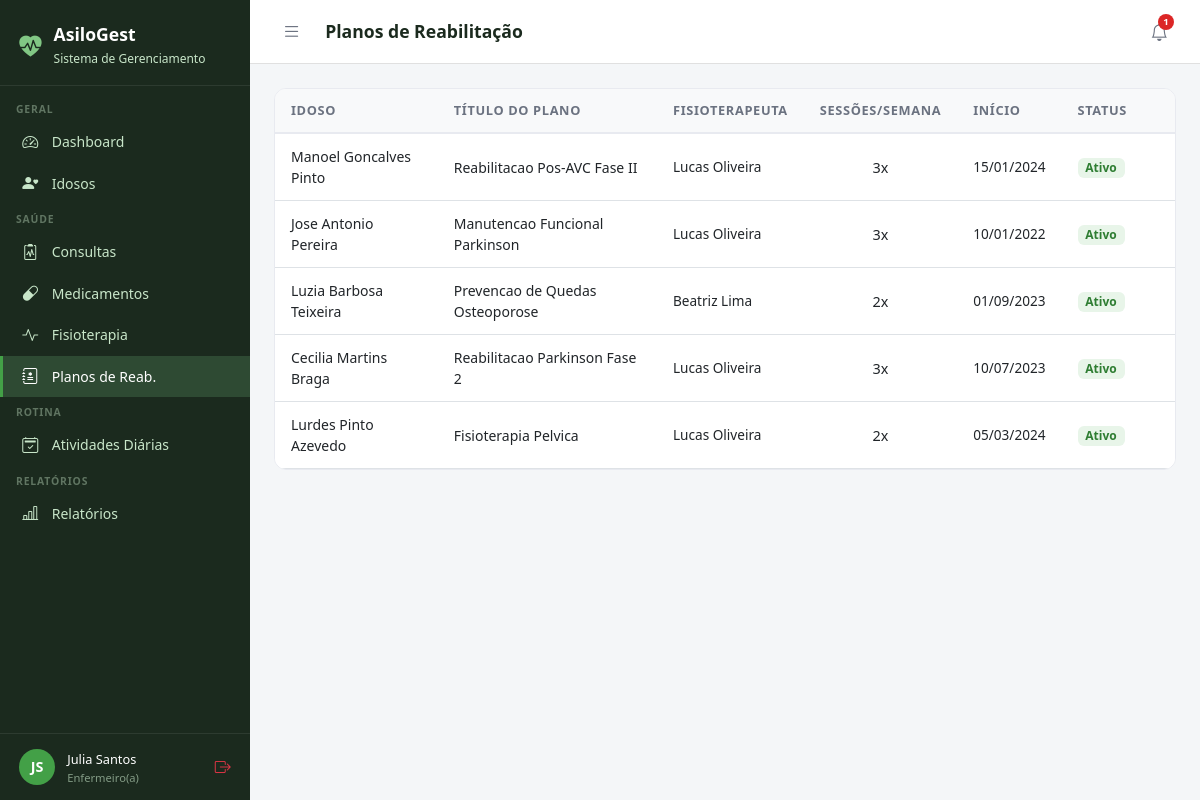
Screenshot of /fisioterapia/planos/ (signed in) with the database file from the repository.
### core/models.py (models this page shows, shortened)
class Usuario(AbstractUser):
    PERFIL_CHOICES = [
        ('administrador', 'Administrador'),
        ('medico', 'Médico'),
        ('fisioterapeuta', 'Fisioterapeuta'),
        ('enfermeiro', 'Enfermeiro(a)'),
        ('recepcionista', 'Recepcionista'),
        ('familiar', 'Familiar do Idoso'),
    ]
    perfil = models.CharField(
        max_length=20, choices=PERFIL_CHOICES,
        default='recepcionista', verbose_name='Perfil de Acesso'
    )
    telefone = models.CharField(max_length=15, blank=True, verbose_name='Telefone')
    cpf = models.CharField(max_length=14, unique=True, null=True, blank=True, verbose_name='CPF')
    foto = models.ImageField(upload_to='usuarios/', blank=True, null=True, verbose_name='Foto')
    data_nascimento = models.DateField(null=True, blank=True, verbose_name='Data de Nascimento')
    especialidade = models.CharField(
        max_length=100, blank=True, verbose_name='Especialidade',
        help_text='Preencha para Médico ou Fisioterapeuta'
    )
    data_admissao = models.DateField(null=True, blank=True, verbose_name='Data de Admissão')
    primeiro_acesso = models.BooleanField(
        default=True, verbose_name='Primeiro Acesso',
        help_text='Usuário deve definir senha no primeiro login'
    )
    ativo = models.BooleanField(default=True, verbose_name='Ativo')
    criado_em = models.DateTimeField(auto_now_add=True)
    class Meta:
        verbose_name = 'Usuário'
        verbose_name_plural = 'Usuários'
        ordering = ['first_name', 'last_name']
    @property
    def is_administrador(self):
        return self.perfil == 'administrador' or self.is_superuser
    @property
    def is_medico(self):
        return self.perfil == 'medico'
    @property
    def is_fisioterapeuta(self):
        return self.perfil == 'fisioterapeuta'
    @property
    def is_enfermeiro(self):
        return self.perfil == 'enfermeiro'
    @property
    def is_recepcionista(self):
        return self.perfil == 'recepcionista'
    @property
    def is_familiar(self):
        return self.perfil == 'familiar'
    @property
    def pode_ver_saude(self):
        return (self.is_administrador or self.is_medico
                or self.is_fisioterapeuta or self.is_enfermeiro)
    @property
    def pode_cadastrar_usuarios(self):
        return self.is_administrador or self.is_recepcionista
    @property
    def pode_administrar(self):
        return self.is_administrador

### fisioterapia/models.py (models this page shows, shortened)
class PlanoReabilitacao(models.Model):
    idoso = models.ForeignKey(
        Idoso, on_delete=models.CASCADE, related_name='planos_reab')
    fisioterapeuta = models.ForeignKey(
        Usuario, on_delete=models.SET_NULL, null=True,
        limit_choices_to={'perfil': 'fisioterapeuta'})
    titulo = models.CharField(max_length=150, verbose_name='Título do Plano')
    objetivo_geral = models.TextField(verbose_name='Objetivo Geral')
    exercicios = models.TextField(verbose_name='Exercícios Prescritos')
    frequencia_semanal = models.IntegerField(default=3, verbose_name='Sessões por Semana')
    data_inicio = models.DateField()
    data_previsao_fim = models.DateField(null=True, blank=True)
    ativo = models.BooleanField(default=True)
    criado_em = models.DateTimeField(auto_now_add=True)
    class Meta:
        verbose_name = 'Plano de Reabilitação'
        verbose_name_plural = 'Planos de Reabilitação'

### idosos/models.py (models this page shows, shortened)
class Idoso(models.Model):
    SEXO_CHOICES = [('M', 'Masculino'), ('F', 'Feminino')]
    TIPO_SANGUINEO = [('A+','A+'),('A-','A-'),('B+','B+'),('B-','B-'),('AB+','AB+'),('AB-','AB-'),('O+','O+'),('O-','O-')]
    STATUS_CHOICES = [('ativo','Ativo'),('inativo','Inativo'),('internado','Internado'),('falecido','Falecido')]
    nome = models.CharField(max_length=150, verbose_name='Nome Completo')
    data_nascimento = models.DateField(verbose_name='Data de Nascimento')
    sexo = models.CharField(max_length=1, choices=SEXO_CHOICES)
    cpf = models.CharField(max_length=14, unique=True, null=True, blank=True)
    rg = models.CharField(max_length=20, blank=True)
    tipo_sanguineo = models.CharField(max_length=3, choices=TIPO_SANGUINEO, blank=True)
    foto = models.ImageField(upload_to='idosos/', blank=True, null=True)
    status = models.CharField(max_length=10, choices=STATUS_CHOICES, default='ativo')
    endereco = models.CharField(max_length=200, blank=True)
    cidade = models.CharField(max_length=100, blank=True)
    estado = models.CharField(max_length=2, blank=True)
    cep = models.CharField(max_length=9, blank=True)
    alergias = models.TextField(blank=True, verbose_name='Alergias')
    condicoes_medicas = models.TextField(blank=True, verbose_name='Condições Médicas')
    observacoes = models.TextField(blank=True, verbose_name='Observações Gerais')
    data_entrada = models.DateField(verbose_name='Data de Entrada')
    numero_quarto = models.CharField(max_length=10, blank=True, verbose_name='Quarto')
    criado_em = models.DateTimeField(auto_now_add=True)
    atualizado_em = models.DateTimeField(auto_now=True)
    class Meta:
        verbose_name = 'Idoso'
        verbose_name_plural = 'Idosos'
        ordering = ['nome']

### fisioterapia/views.py (the view, shortened to what this page needs)
# urls.py: path('planos/', views.planos_lista, name='planos_lista'),
@login_required
def planos_lista(request):
    user = request.user
    if not user.pode_ver_saude:
        messages.error(request, 'Acesso negado.')
        return redirect('dashboard')
    planos = PlanoReabilitacao.objects.select_related('idoso', 'fisioterapeuta').filter(ativo=True)
    return render(request, 'fisioterapia/planos_lista.html', {'planos': planos})

### core/context_processors.py (called while the page is built, shortened)
def notificacoes(request):
    if not request.user.is_authenticated:
        return {}
    user = request.user
    notifs = []
    try:
        if user.is_administrador or user.is_medico or user.is_enfermeiro:
            from medicamentos.models import Medicamento
            from django.db.models import F
            count = Medicamento.objects.filter(
                estoque_atual__lte=F('estoque_minimo'), ativo=True).count()
            if count:
                notifs.append({
                    'tipo': 'danger',
                    'icone': 'capsule-pill',
                    'texto': f'{count} medicamento(s) com estoque baixo',
                    'url': 'medicamentos:lista',
                })
    except Exception:
        pass
    return {
        'notificacoes': notifs,
        'notif_count': len(notifs),
    }

### templates/fisioterapia/planos_lista.html (shortened to what this page needs)
{% extends 'base.html' %}
{% block page_title %}Planos de Reabilitação{% endblock %}
{% block content %}
<div class="table-card">
  <table class="table table-hover">
    <thead>
      <tr><th>Idoso</th><th>Título do Plano</th><th>Fisioterapeuta</th><th>Sessões/Semana</th><th>Início</th><th>Status</th><th></th></tr>
    </thead>
    <tbody>
      {% for p in planos %}
      <tr>
        <td style="font-weight:500;font-size:.875rem;">{{ p.idoso.nome }}</td>
        <td style="font-size:.875rem;">{{ p.titulo }}</td>
        <td style="font-size:.85rem;">{{ p.fisioterapeuta.get_full_name|default:"–" }}</td>
        <td class="text-center">{{ p.frequencia_semanal }}x</td>
        <td style="font-size:.85rem;">{{ p.data_inicio|date:"d/m/Y" }}</td>
        <td>
          {% if p.ativo %}
            <span class="badge" style="background:#E8F5E9;color:#2E7D32;font-size:.75rem;">Ativo</span>
          {% else %}
            <span class="badge" style="background:#FFEBEE;color:#C62828;font-size:.75rem;">Encerrado</span>
          {% endif %}
        </td>
        <td class="text-end">
        </td>
      </tr>
      {% empty %}
      <tr><td colspan="7" class="text-center py-4 text-muted">Nenhum plano de reabilitação cadastrado.</td></tr>
      {% endfor %}
    </tbody>
  </table>
</div>
{% endblock %}

### templates/base.html (shortened to what this page needs)
<!DOCTYPE html>
<html lang="pt-br">
<head>
  <link href="https://cdn.jsdelivr.net/npm/bootstrap@5.3.0/dist/css/bootstrap.min.css" rel="stylesheet">
  <link href="https://cdn.jsdelivr.net/npm/bootstrap-icons@1.11.0/font/bootstrap-icons.css" rel="stylesheet">
</head>
<body>
{% if user.is_authenticated %}
<div id="sidebar">
  <div class="sidebar-brand">
    <i class="bi bi-heart-pulse-fill" style="color:#81C784;font-size:1.4rem;"></i>
    <div>
      <h5 style="margin:0;">AsiloGest</h5>
      <small>Sistema de Gerenciamento</small>
    </div>
  </div>
  <nav class="sidebar-nav">
    <div class="nav-section">Geral</div>
    <a href="{% url 'dashboard' %}" class="sidebar-link {% if request.resolver_match.url_name == 'dashboard' %}active{% endif %}">
      <i class="bi bi-speedometer2"></i> Dashboard
    </a>
    <a href="{% url 'idosos:lista' %}" class="sidebar-link">
      <i class="bi bi-person-heart"></i>
      {% if user.is_familiar %}Meus Familiares{% else %}Idosos{% endif %}
    </a>
    {% if user.pode_ver_saude or user.is_familiar %}
    <div class="nav-section">Saúde</div>
    <a href="{% url 'consultas:lista' %}" class="sidebar-link">
      <i class="bi bi-clipboard2-pulse"></i> Consultas
    </a>
    <a href="{% url 'medicamentos:lista' %}" class="sidebar-link">
      <i class="bi bi-capsule"></i> Medicamentos
    </a>
    <a href="{% url 'fisioterapia:lista' %}" class="sidebar-link">
      <i class="bi bi-activity"></i> Fisioterapia
    </a>
    {% if user.pode_ver_saude and not user.is_familiar %}
    <a href="{% url 'fisioterapia:planos_lista' %}" class="sidebar-link">
      <i class="bi bi-journal-medical"></i> Planos de Reab.
    </a>
    {% endif %}
    {% endif %}
    <div class="nav-section">Rotina</div>
    <a href="{% url 'atividades:lista' %}" class="sidebar-link">
      <i class="bi bi-calendar2-check"></i> Atividades Diárias
    </a>
    {% if user.pode_ver_saude or user.pode_administrar %}
    <div class="nav-section">Relatórios</div>
    <a href="{% url 'relatorios:lista' %}" class="sidebar-link">
      <i class="bi bi-bar-chart-line"></i> Relatórios
    </a>
    {% endif %}
  </nav>
  <div class="sidebar-user">
    <div class="avatar">{{ user.first_name|first|upper }}{{ user.last_name|first|upper }}</div>
    <div class="info" style="min-width:0;flex:1;">
      <span>{{ user.get_full_name|truncatechars:18 }}</span>
      <small>{{ user.get_perfil_display }}</small>
    </div>
    <a href="{% url 'logout' %}" class="text-danger" title="Sair" style="flex-shrink:0;">
      <i class="bi bi-box-arrow-right"></i>
    </a>
  </div>
</div>
<div id="main">
  <div class="topbar">
    <div class="topbar-left">
      <button class="btn-toggle-sidebar" onclick="toggleSidebar()" title="Menu">
        <i class="bi bi-list"></i>
      </button>
      <h4>{% block page_title %}{% endblock %}</h4>
    </div>
    <div class="d-flex align-items-center gap-2">
      <div style="position:relative;">
        <button class="notif-btn" id="notifBtn" onclick="toggleNotif()" title="Notificações">
          <i class="bi bi-bell"></i>
          {% if notif_count %}
          <span class="notif-badge">{{ notif_count }}</span>
          {% endif %}
        </button>
      </div>
    </div>
  </div>
  <div class="content">
    {% block content %}{% endblock %}
  </div>
</div>
{% else %}
{% block full_content %}{% endblock %}
{% endif %}
</body>
</html>

### templates/base.html (style rules this page uses)
:root { --sidebar-width: 250px; --primary: #2E7D32; --primary-light: #43A047; --accent: #1565C0; --bg-sidebar: #1B2A1E; --bg-sidebar-hover: #2E4A33; --text-sidebar: #C8E6C9; --transition: 0.3s ease; }
body { background: #F4F6F8; font-family: 'Segoe UI', sans-serif; }
#sidebar { position: fixed; top: 0; left: 0; width: var(--sidebar-width); height: 100vh; background: var(--bg-sidebar); z-index: 1000; display: flex; flex-direction: column; overflow-y: auto; transition: transform var(--transition); }
.sidebar-brand { padding: 1.5rem 1.2rem 1rem; border-bottom: 1px solid rgba(255,255,255,0.08); display: flex; align-items: center; gap: .75rem; }
.sidebar-brand h5 { color: #fff; font-weight: 700; margin: 0; font-size: 1.1rem; }
.sidebar-brand small { color: var(--text-sidebar); font-size: .75rem; }
.sidebar-nav { padding: .5rem 0; flex: 1; }
.nav-section { padding: .5rem 1rem .2rem; color: rgba(200,230,201,.4); font-size: .65rem; font-weight: 700; letter-spacing: .08em; text-transform: uppercase; }
.sidebar-link { display: flex; align-items: center; gap: .65rem; padding: .55rem 1.2rem; color: var(--text-sidebar); text-decoration: none; font-size: .875rem; transition: all .2s; border-left: 3px solid transparent; }
.sidebar-link:hover, .sidebar-link.active { background: var(--bg-sidebar-hover); color: #fff; border-left-color: var(--primary-light); }
.sidebar-link i { font-size: 1rem; width: 1.2rem; }
.sidebar-user { padding: .8rem 1.2rem; border-top: 1px solid rgba(255,255,255,0.08); display: flex; align-items: center; gap: .75rem; }
.sidebar-user .avatar { width: 36px; height: 36px; background: var(--primary-light); border-radius: 50%; display: flex; align-items: center; justify-content: center; color: #fff; font-weight: 700; font-size: .9rem; flex-shrink: 0; }
.sidebar-user .info small { color: rgba(200,230,201,.6); font-size: .7rem; display: block; }
.sidebar-user .info span { color: #fff; font-size: .8rem; }
#main { margin-left: var(--sidebar-width); min-height: 100vh; display: flex; flex-direction: column; transition: margin-left var(--transition); }
.topbar { background: #fff; border-bottom: 1px solid #E0E0E0; padding: .75rem 1.5rem; display: flex; align-items: center; justify-content: space-between; position: sticky; top: 0; z-index: 999; }
.topbar-left { display: flex; align-items: center; gap: 1rem; }
.topbar h4 { margin: 0; font-size: 1.1rem; font-weight: 600; color: #1B2A1E; }
.btn-toggle-sidebar { background: none; border: none; padding: .4rem .5rem; color: #6B7280; cursor: pointer; border-radius: 6px; font-size: 1.2rem; line-height: 1; transition: background .2s, color .2s; }
.notif-btn { position: relative; background: none; border: none; padding: .4rem .5rem; color: #6B7280; cursor: pointer; border-radius: 6px; font-size: 1.1rem; transition: background .2s, color .2s; }
.notif-badge { position: absolute; top: 2px; right: 2px; background: #DC2626; color: #fff; font-size: .6rem; font-weight: 700; min-width: 16px; height: 16px; border-radius: 8px; padding: 0 4px; display: flex; align-items: center; justify-content: center; }
.content { padding: 1.5rem; flex: 1; }
.table-card { background: #fff; border-radius: 12px; border: 1px solid #E8EAF0; overflow: hidden; }
.table-card .table { margin: 0; }
.table thead th { background: #F8F9FA; border-bottom: 2px solid #E8EAF0; font-size: .8rem; font-weight: 600; color: #6B7280; text-transform: uppercase; letter-spacing: .05em; padding: .75rem 1rem; }
.table td { padding: .75rem 1rem; vertical-align: middle; font-size: .9rem; }

### rows the page displays
Usuario: first_name|first "J", last_name|first "S", get_full_name "Julia Santos", perfil "Enfermeiro(a)"
PlanoReabilitacao: idoso.nome "Manoel Goncalves Pinto", titulo "Reabilitacao Pos-AVC Fase II", fisioterapeuta.get_full_name "Lucas Oliveira", frequencia_semanal "3", data_inicio "15/01/2024", ativo "Ativo"
PlanoReabilitacao: idoso.nome "Jose Antonio Pereira", titulo "Manutencao Funcional Parkinson", fisioterapeuta.get_full_name "Lucas Oliveira", frequencia_semanal "3", data_inicio "10/01/2022", ativo "Ativo"
PlanoReabilitacao: idoso.nome "Luzia Barbosa Teixeira", titulo "Prevencao de Quedas Osteoporose", fisioterapeuta.get_full_name "Beatriz Lima", frequencia_semanal "2", data_inicio "01/09/2023", ativo "Ativo"
PlanoReabilitacao: idoso.nome "Cecilia Martins Braga", titulo "Reabilitacao Parkinson Fase 2", fisioterapeuta.get_full_name "Lucas Oliveira", frequencia_semanal "3", data_inicio "10/07/2023", ativo "Ativo"
PlanoReabilitacao: idoso.nome "Lurdes Pinto Azevedo", titulo "Fisioterapia Pelvica", fisioterapeuta.get_full_name "Lucas Oliveira", frequencia_semanal "2", data_inicio "05/03/2024", ativo "Ativo"

### other values shown
{{ notif_count }} "1"
